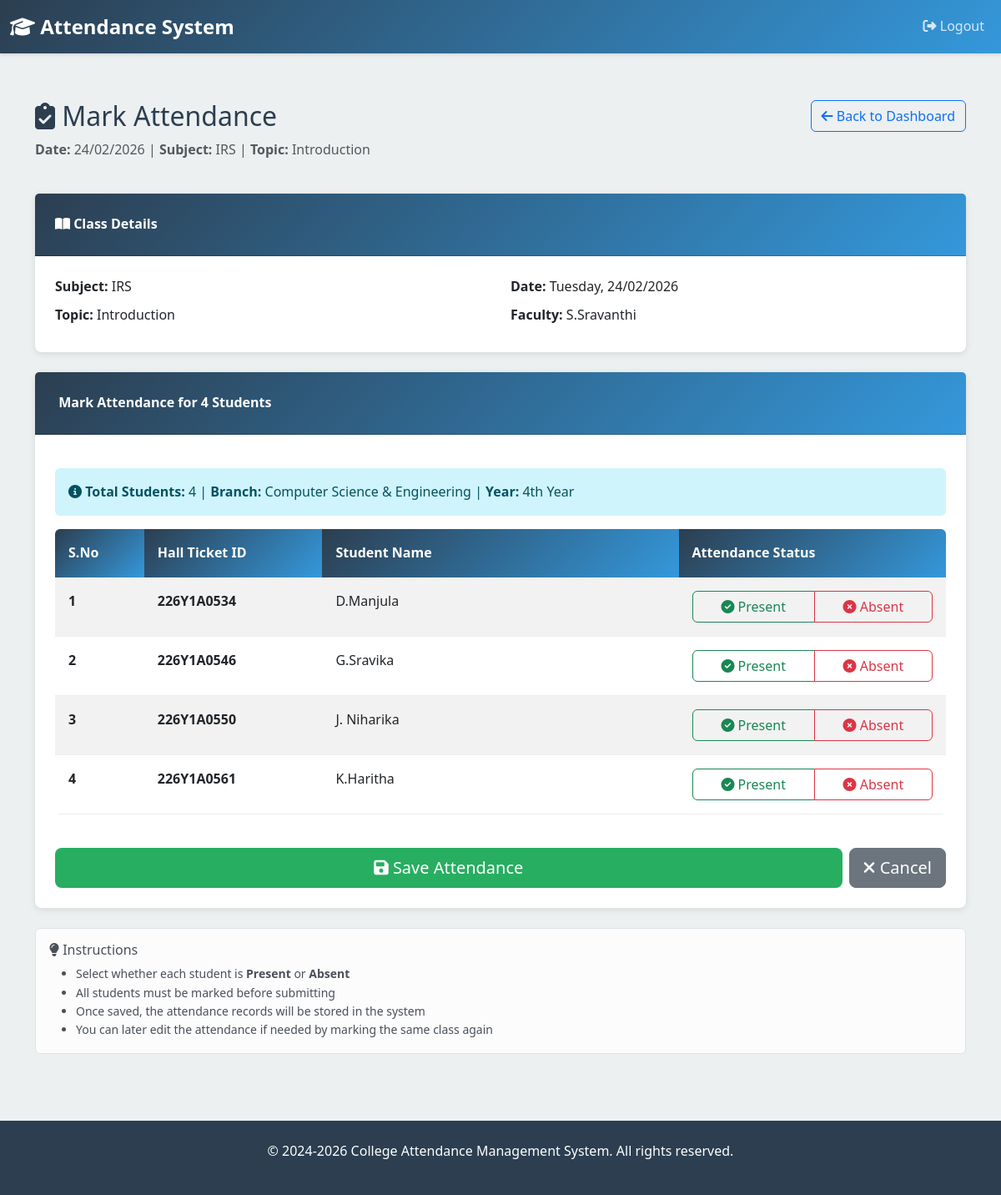
The app's page /faculty/attendance/mark/1/ (signed in) with its own data.
### attendance/models.py (models this page shows, shortened)
class Schedule(models.Model):
    faculty = models.ForeignKey(Faculty, on_delete=models.CASCADE, related_name='schedules')
    date = models.DateField(db_index=True)
    subject = models.CharField(max_length=100)
    topic = models.CharField(max_length=200)
    created_at = models.DateTimeField(auto_now_add=True)
    class Meta:
        ordering = ['-date']
        unique_together = ('faculty', 'date')  # No duplicate classes for same faculty on same day
        verbose_name = 'Schedule'
        verbose_name_plural = 'Schedules'

class Faculty(models.Model):
    user = models.OneToOneField(User, on_delete=models.CASCADE, related_name='faculty_profile')
    name = models.CharField(max_length=100)
    subject = models.CharField(max_length=100)
    branch = models.CharField(max_length=10, choices=BRANCH_CHOICES)
    year = models.IntegerField(choices=YEAR_CHOICES)
    created_at = models.DateTimeField(auto_now_add=True)
    updated_at = models.DateTimeField(auto_now=True)
    class Meta:
        ordering = ['name']
        verbose_name = 'Faculty'
        verbose_name_plural = 'Faculty'

class Student(models.Model):
    user = models.OneToOneField(User, on_delete=models.CASCADE, related_name='student_profile')
    hall_ticket_id = models.CharField(max_length=20, unique=True, db_index=True)
    name = models.CharField(max_length=100)
    branch = models.CharField(max_length=10, choices=BRANCH_CHOICES)
    year = models.IntegerField(choices=YEAR_CHOICES)
    created_at = models.DateTimeField(auto_now_add=True)
    updated_at = models.DateTimeField(auto_now=True)
    class Meta:
        ordering = ['hall_ticket_id']
        verbose_name = 'Student'
        verbose_name_plural = 'Students'

### attendance/views.py (the view)
# urls.py: path('faculty/attendance/mark/<int:schedule_id>/', views.mark_attendance, name='mark_attendance'),
@faculty_required
def mark_attendance(request, schedule_id):
    faculty = request.user.faculty_profile
    schedule = get_object_or_404(Schedule, id=schedule_id, faculty=faculty)
    students = Student.objects.filter(
        branch=faculty.branch,
        year=faculty.year
    ).order_by('hall_ticket_id')
    if request.method == 'POST':
        form = AttendanceForm(students, request.POST)
        if form.is_valid():
            for student in students:
                status = form.cleaned_data.get(f'student_{student.id}')
                Attendance.objects.update_or_create(
                    student=student,
                    schedule=schedule,
                    defaults={'status': status}
                )
            messages.success(request, f'Attendance marked for {schedule.date}.')
            return redirect('faculty_dashboard')
    else:
        form = AttendanceForm(students)
    context = {
        'form': form,
        'schedule': schedule,
        'faculty': faculty,
        'students': students,
    }
    return render(request, 'mark_attendance.html', context)

### attendance/views.py (called while the page is built)
def faculty_required(view_func):
    @wraps(view_func)
    def wrapper(request, *args, **kwargs):
        if not request.user.is_authenticated:
            messages.error(request, 'Please login first.')
            return redirect('home')
        if not hasattr(request.user, 'faculty_profile'):
            messages.error(request, 'This page is for faculty only.')
            return redirect('home')
        return view_func(request, *args, **kwargs)
    return wrapper

### templates/mark_attendance.html (shortened to what this page needs)
{% extends 'base.html' %}
{% block content %}
<div class="container mt-4">
    <div class="row mb-4">
        <div class="col">
            <h2 style="color: #2c3e50;">
                <i class="fas fa-clipboard-check"></i> Mark Attendance
            </h2>
            <p class="text-muted">
                <strong>Date:</strong> {{ schedule.date|date:"d/m/Y" }} |
                <strong>Subject:</strong> {{ schedule.subject }} |
                <strong>Topic:</strong> {{ schedule.topic }}
            </p>
        </div>
        <div class="col-auto">
            <a href="{% url 'faculty_dashboard' %}" class="btn btn-outline-primary">
                <i class="fas fa-arrow-left"></i> Back to Dashboard
            </a>
        </div>
    </div>
    <div class="card mb-4">
        <div class="card-header bg-success text-white">
            <i class="fas fa-book-open"></i> Class Details
        </div>
        <div class="card-body">
            <div class="row">
                <div class="col-md-6">
                    <p class="mb-2">
                        <strong>Subject:</strong> {{ schedule.subject }}
                    </p>
                    <p class="mb-2">
                        <strong>Topic:</strong> {{ schedule.topic }}
                    </p>
                </div>
                <div class="col-md-6">
                    <p class="mb-2">
                        <strong>Date:</strong> {{ schedule.date|date:"l, d/m/Y" }}
                    </p>
                    <p class="mb-0">
                        <strong>Faculty:</strong> {{ schedule.faculty.name }}
                    </p>
                </div>
            </div>
        </div>
    </div>
    <div class="card">
        <div class="card-header">
             Mark Attendance for {{ students.count }} Students
        </div>
        <div class="card-body">
            <form method="POST" id="attendanceForm">
                <div class="alert alert-info" role="alert">
                    <i class="fas fa-info-circle"></i>
                    <strong>Total Students:</strong> {{ students.count }} |
                    <strong>Branch:</strong> {{ faculty.get_branch_display }} |
                    <strong>Year:</strong> {{ faculty.get_year_display }}
                </div>
                <div class="table-responsive">
                    <table class="table table-striped">
                        <thead class="table-light">
                            <tr>
                                <th style="width: 10%;">S.No</th>
                                <th style="width: 20%;">Hall Ticket ID</th>
                                <th style="width: 40%;">Student Name</th>
                                <th style="width: 30%;">Attendance Status</th>
                            </tr>
                        </thead>
                        <tbody>
                            {% for student in students %}
                            <tr>
                                <td><strong>{{ forloop.counter }}</strong></td>
                                <td><strong>{{ student.hall_ticket_id }}</strong></td>
                                <td>{{ student.name }}</td>
                                <td>
                                    <div class="btn-group" role="group" style="width: 100%;">
                                        <label class="btn btn-outline-success"
                                               for="student_{{ student.id }}_p">
                                            <i class="fas fa-check-circle"></i> Present
                                        </label>
                                        <label class="btn btn-outline-danger"
                                               for="student_{{ student.id }}_a">
                                            <i class="fas fa-times-circle"></i> Absent
                                        </label>
                                    </div>
                                </td>
                            </tr>
                            {% endfor %}
                        </tbody>
                    </table>
                </div>
                <div class="mt-4 d-flex gap-2">
                    <button type="submit" class="btn btn-success btn-lg flex-grow-1">
                        <i class="fas fa-save"></i> Save Attendance
                    </button>
                    <a href="{% url 'faculty_dashboard' %}" class="btn btn-secondary btn-lg">
                        <i class="fas fa-times"></i> Cancel
                    </a>
                </div>
            </form>
        </div>
    </div>
    <div class="alert alert-light mt-4 border" role="alert">
        <h6 class="alert-heading"><i class="fas fa-lightbulb"></i> Instructions</h6>
        <ul class="mb-0 small">
            <li>Select whether each student is <strong>Present</strong> or <strong>Absent</strong></li>
            <li>All students must be marked before submitting</li>
            <li>Once saved, the attendance records will be stored in the system</li>
            <li>You can later edit the attendance if needed by marking the same class again</li>
        </ul>
    </div>
</div>
{% endblock %}

### templates/base.html (style rules this page uses)
:root { --primary-color: #2c3e50; --secondary-color: #3498db; --success-color: #27ae60; --danger-color: #e74c3c; --warning-color: #f39c12; }
* { margin: 0; padding: 0; box-sizing: border-box; }
body { font-family: 'Segoe UI', Tahoma, Geneva, Verdana, sans-serif; background-color: #ecf0f1; color: #333; line-height: 1.6; }
.card { border: none; box-shadow: 0 2px 8px rgba(0,0,0,0.1); border-radius: 8px; transition: transform 0.3s ease, box-shadow 0.3s ease; }
.card-header { background: linear-gradient(135deg, var(--primary-color), var(--secondary-color)); color: white; border-radius: 8px 8px 0 0; padding: 1.5rem; font-weight: 600; }
.card-body { padding: 1.5rem; }
.btn-success { background-color: var(--success-color); border: none; }
.alert { border: none; border-radius: 6px; margin-top: 1rem; }
.table { background: white; border-radius: 6px; overflow: hidden; }
.table thead th { background: linear-gradient(135deg, var(--primary-color), var(--secondary-color)); color: white; border: none; padding: 1rem; font-weight: 600; }
.table tbody td { padding: 1rem; border-bottom: 1px solid #eee; }

### templates/mark_attendance.html (style rules this page uses)
.btn-group { display: flex; }

### records on screen
Schedule: date "24/02/2026", subject "IRS", topic "Introduction", date "Tuesday, 24/02/2026", faculty.name "S.Sravanthi"
Faculty: branch "Computer Science & Engineering", year "4th Year"
Student: hall_ticket_id "226Y1A0534", name "D.Manjula"
Student: hall_ticket_id "226Y1A0546", name "G.Sravika"
Student: hall_ticket_id "226Y1A0550", name "J. Niharika"
Student: hall_ticket_id "226Y1A0561", name "K.Haritha"

### other values on screen
{{ students.count }} "4"
